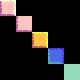

Below is a game level as drawn by its tile map, then a one-line description and the .tmx file that defines it, in full:
An orthogonal 5x5 tile map with 16x16 px tiles, 1 tile layer (tile_layer__no_collidable_flag), 3 hidden layers not drawn and 1 object.

<map version="1.5" tiledversion="1.6.0" orientation="orthogonal" renderorder="right-down" width="5" height="5" tilewidth="16" tileheight="16" infinite="0" nextlayerid="6" nextobjectid="1">
 <editorsettings>
  <export target="tile_layer_5x5__single_tilelayer_collidable-true.lua" format="lua" />
 </editorsettings>
 <tileset firstgid="1" name="tiles" tilewidth="16" tileheight="16" tilecount="56" columns="14">
  <image source="../../../tiles.png" width="224" height="64" />
  <tile id="28">
   <properties>
    <property name="box2d_collidable" type="bool" value="true" />
   </properties>
  </tile>
  <tile id="32">
   <objectgroup draworder="index" id="2">
    <object id="1" x="0" y="0" width="16" height="16">
     <properties>
      <property name="box2d_collidable" type="bool" value="true" />
     </properties>
    </object>
   </objectgroup>
  </tile>
 </tileset>
 <layer id="1" name="tile_layer__collidable=true" width="5" height="5" visible="0">
  <properties>
   <property name="box2d_collidable" type="bool" value="true" />
  </properties>
  <data encoding="csv">
29,0,0,0,0,
0,33,0,0,0,
0,0,35,0,0,
0,0,0,37,0,
0,0,0,0,56
</data>
 </layer>
 <layer id="4" name="tile_layer__collidable=false" width="5" height="5" visible="0">
  <properties>
   <property name="box2d_collidable" type="bool" value="false" />
  </properties>
  <data encoding="csv">
29,0,0,0,0,
0,33,0,0,0,
0,0,35,0,0,
0,0,0,37,0,
0,0,0,0,56
</data>
 </layer>
 <layer id="3" name="tile_layer__collidable=true__no_tiles" width="5" height="5" visible="0">
  <properties>
   <property name="box2d_collidable" type="bool" value="true" />
  </properties>
  <data encoding="csv">
0,0,0,0,0,
0,0,0,0,0,
0,0,0,0,0,
0,0,0,0,0,
0,0,0,0,0
</data>
 </layer>
 <layer id="5" name="tile_layer__no_collidable_flag" width="5" height="5">
  <data encoding="csv">
43,0,0,0,0,
0,45,0,0,0,
0,0,47,0,0,
0,0,0,49,0,
0,0,0,0,52
</data>
 </layer>
</map>
